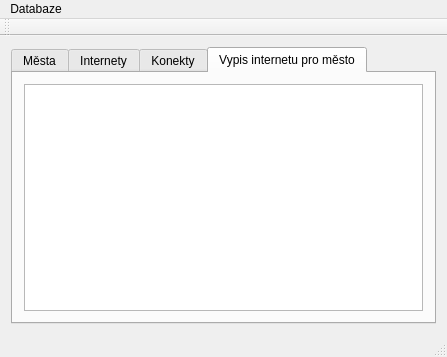
<?xml version="1.0" encoding="UTF-8"?>
<ui version="4.0">
 <class>MainWindow</class>
 <widget class="QMainWindow" name="MainWindow">
  <property name="geometry">
   <rect>
    <x>0</x>
    <y>0</y>
    <width>447</width>
    <height>357</height>
   </rect>
  </property>
  <property name="windowTitle">
   <string>MainWindow</string>
  </property>
  <widget class="QWidget" name="centralWidget">
   <layout class="QGridLayout" name="gridLayout">
    <item row="0" column="0">
     <widget class="QTabWidget" name="tabWidget">
      <property name="currentIndex">
       <number>3</number>
      </property>
      <widget class="QWidget" name="tab">
       <attribute name="title">
        <string>Města</string>
       </attribute>
       <layout class="QGridLayout" name="gridLayout_2">
        <item row="0" column="2">
         <widget class="QPushButton" name="mesto_remove">
          <property name="text">
           <string>-</string>
          </property>
         </widget>
        </item>
        <item row="0" column="3">
         <widget class="QPushButton" name="mesto_move">
          <property name="text">
           <string>--&gt;</string>
          </property>
         </widget>
        </item>
        <item row="0" column="1">
         <widget class="QPushButton" name="mesto_add">
          <property name="text">
           <string>+</string>
          </property>
         </widget>
        </item>
        <item row="0" column="0">
         <spacer name="horizontalSpacer">
          <property name="orientation">
           <enum>Qt::Horizontal</enum>
          </property>
          <property name="sizeHint" stdset="0">
           <size>
            <width>40</width>
            <height>20</height>
           </size>
          </property>
         </spacer>
        </item>
        <item row="1" column="0" colspan="4">
         <widget class="QTableView" name="tableView"/>
        </item>
       </layout>
      </widget>
      <widget class="QWidget" name="tab_2">
       <attribute name="title">
        <string>Internety</string>
       </attribute>
       <layout class="QGridLayout" name="gridLayout_3">
        <item row="0" column="2">
         <widget class="QPushButton" name="internet_remove">
          <property name="text">
           <string>-</string>
          </property>
         </widget>
        </item>
        <item row="0" column="1">
         <widget class="QPushButton" name="internet_add">
          <property name="text">
           <string>+</string>
          </property>
         </widget>
        </item>
        <item row="0" column="3">
         <widget class="QPushButton" name="internet_move">
          <property name="text">
           <string>--&gt;</string>
          </property>
         </widget>
        </item>
        <item row="0" column="0">
         <spacer name="horizontalSpacer_2">
          <property name="orientation">
           <enum>Qt::Horizontal</enum>
          </property>
          <property name="sizeHint" stdset="0">
           <size>
            <width>40</width>
            <height>20</height>
           </size>
          </property>
         </spacer>
        </item>
        <item row="1" column="0" colspan="4">
         <widget class="QTableView" name="tableView_2"/>
        </item>
       </layout>
      </widget>
      <widget class="QWidget" name="tab_3">
       <attribute name="title">
        <string>Konekty</string>
       </attribute>
       <layout class="QGridLayout" name="gridLayout_4">
        <item row="0" column="1">
         <widget class="QPushButton" name="pushButton_2">
          <property name="text">
           <string>-</string>
          </property>
         </widget>
        </item>
        <item row="1" column="0" colspan="2">
         <widget class="QTableView" name="tableView_3"/>
        </item>
        <item row="0" column="0">
         <widget class="QPushButton" name="pushButton">
          <property name="text">
           <string>+</string>
          </property>
         </widget>
        </item>
       </layout>
      </widget>
      <widget class="QWidget" name="tab_4">
       <attribute name="title">
        <string>Vypis internetu pro město</string>
       </attribute>
       <layout class="QGridLayout" name="gridLayout_5">
        <item row="0" column="0">
         <widget class="QTableView" name="tableView_4"/>
        </item>
       </layout>
      </widget>
     </widget>
    </item>
   </layout>
  </widget>
  <widget class="QMenuBar" name="menuBar">
   <property name="geometry">
    <rect>
     <x>0</x>
     <y>0</y>
     <width>447</width>
     <height>21</height>
    </rect>
   </property>
   <widget class="QMenu" name="menuDatabaze">
    <property name="title">
     <string>Databaze</string>
    </property>
   </widget>
   <addaction name="menuDatabaze"/>
  </widget>
  <widget class="QToolBar" name="mainToolBar">
   <attribute name="toolBarArea">
    <enum>TopToolBarArea</enum>
   </attribute>
   <attribute name="toolBarBreak">
    <bool>false</bool>
   </attribute>
  </widget>
  <widget class="QStatusBar" name="statusBar"/>
 </widget>
 <layoutdefault spacing="6" margin="11"/>
 <resources/>
 <connections/>
</ui>
